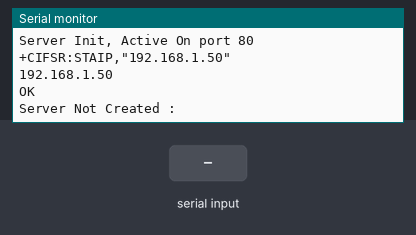
Simulated run of this sketch. Board: Arduino Mega 2560, built with avr-gcc and run on an emulated ATmega2560. Parts: the last lines printed to the serial monitor. Inputs (shaded band) come from the test bench. The modem accepts every AT command (registered, SIM ready, sends succeed) and sends nothing else.

Above: at 9.2 s.
9.3 s: "R" received over Serial
At 10.2 s:
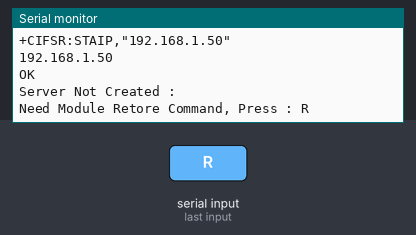
10.8 s: "WIFI DISCONNECT" received over Serial
At 12.0 s:
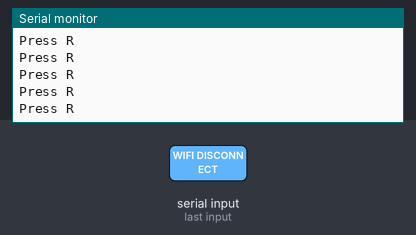
12.3 s: "R" received over Serial
At 13.61 s:
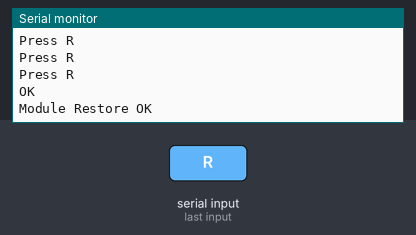

Measured:
- after the input at 9.3 s, the serial monitor: prints a new line at once (image 1)
- after the input at 10.8 s, the serial monitor: prints a new line at once (image 2)
- after the input at 12.3 s, the serial monitor: prints a new line after 1.0 s (image 3)

The sketch:

BasicEsp.ino
```cpp
#include <Stream.h>

String GlobalString;
int crnt_match_point = 0;
char wifi_disconnect_flag = 0;
char Closed_conn_count = 0;

void setup()
{// put your setup code here, to run once:
  Serial.begin(9600);
  Serial1.begin(115200);
  Serial.println("ESP_Module Testing...");
  delay(3000);

  if(AT_test(500))    Serial.println("ESP_Module Testing OK");
  else
  { Serial.println("Check ESP Module and Restart Arduino");
    while(true);
  }

  AT_RST(1000);
//AT_ECHO(1000);
  AT_CWMODE(3,500);
  AT_CIPMUX(1,500);
  AT_CIPSERVER(80,500);
  AT_CIFSR(2000);

}

void loop()
{  // put your main code here, to run repeatedly:
  NewData_for_Server();
  Module_Setting_restore();
  if(Serial.available() > 0)
  {   if(Serial.read() == 'R')
      {   wifi_disconnect_flag = 1;
       }
  }
  delay(20);
}

void NewData_for_Server(void)
{   if(Serial1.available() == 0) return;

    String data = "";
    char str_to_char_buff[50];
    data = readData(1000);
    Serial.println(data);

    if(compare_string(data,(char *)"+IPD",4))
    { data.toCharArray(str_to_char_buff,40);
      Serial.println(&str_to_char_buff[crnt_match_point+15]);

      if(compare_string(data,(char *)"CLOSED",6))
      { Serial.print("Connection Closed : ");
        Serial.println(Closed_conn_count,DEC);
        Closed_conn_count++;
        if(Closed_conn_count > 5)
        { Closed_conn_count = 0;
          wifi_disconnect_flag = 1;
        }
        return;
      }
      else
      { Send_Data(&str_to_char_buff[crnt_match_point+15]);
      }
    }
}

String MAIN_FRAME = "<html><button onClick='location.href=\"F1\"'>F1</button><button id=\"F2\" onClick='location.href=\"F2\"'>F2</button></html>";
String SEC_FRAME = "<h1>HELLO WORLD!</h1>";

void Send_Data(char *action_data)
{
  if(compare_string(action_data,(char *)"F1",2))
  { AT_CIPSEND(SEC_FRAME,1000);
    return;
  }
  else
  { AT_CIPSEND(MAIN_FRAME,1000);
    return;
  }
}

bool AT_CIPSEND(String Send_str,int resp_wait)
{ int Str_length = Send_str.length();
  String data = "";
  bool return_flag;

  Serial1.print("AT+CIPSEND=0,");
  Serial1.println(Str_length,DEC);
  data = readData(resp_wait);
  Serial.println(data);
  if(compare_string(data,(char *)">",1))
  { Serial1.println(Send_str);
    data = readData(1000);
    Serial.println(data);
    if(compare_string(data,(char *)"SEND OK",7))
    { Serial.println("Data Sent.");
      return_flag = true;
    }
    else
    { Serial.println("Data Sending Error...");
      return_flag = false;
    }
  }
  else
  { Serial.println("> Not Found");
    return_flag = false;
  }

  AT_CIPCLOSE(500);
  return return_flag;
}


void Module_Setting_restore(void)
{ if(wifi_disconnect_flag == 0) return;
  wifi_disconnect_flag = 0;

  Serial.println("Need Module Retore Command, Press : R");
  while(1)
  {  if(Serial.available() > 0)
      {   if(Serial.read() == 'R')   break;
          else   Serial.println("Press R");
      }
  }

  AT_RESTORE(1000);
  AT_RST(500);
  AT_CWMODE(3,500);
  AT_CIPMUX(1,500);
  AT_CIPSERVER(80,500);
  AT_CIFSR(1000);
}


bool AT_test(int resp_wait)
{ String data = "";
  Serial1.println("AT");
  data = readData(resp_wait);
  Serial.println(data);
  return(compare_string(data,(char *)"OK",2));
}

void AT_RST(int resp_wait)
{ String data = "";
  Serial1.println("AT+RST");
  data = readData(resp_wait);
  Serial.println(data);
  if(compare_string(data,(char *)"OK",2))    Serial.println("AT+RST OK");
  else                                       Serial.println("AT+RST Fail");
}


void AT_RESTORE(int resp_wait)
{ String data = "";
  Serial1.println("AT+RESTORE");
  data = readData(resp_wait);
  Serial.println(data);
  if(compare_string(data,(char *)"OK",2))    Serial.println("Module Restore OK");
  else                                       Serial.println("Module Restore Fail");
}

void AT_ECHO(int resp_wait)
{ String data = "";
  Serial1.println("ATE0");
  data = readData(resp_wait);
  Serial.println(data);
  if(compare_string(data,(char *)"OK",2))    Serial.println("ECHO OFF");
  else                                       Serial.println("ECHO ONN");
}
void AT_CWMODE(char Mode,int resp_wait)
{ String data = "";
  Serial1.print("AT+CWMODE=");
  Serial1.println(Mode,DEC);
  data = readData(resp_wait);
  Serial.println(data);
  if(compare_string(data,(char *)"OK",2))
  { Serial.print("MODE Changed to ");
    Serial.println(Mode,DEC);
  }
  else                                       Serial.println("Error In CWMODE");
}

void AT_CIPMUX(char Mode,int resp_wait)
{ String data = "";
  Serial1.print("AT+CIPMUX=");
  Serial1.println(Mode,DEC);
  data = readData(resp_wait);
  Serial.println(data);
  if(compare_string(data,(char *)"OK",2))
  { Serial.print("Multi Connection set to ");
    Serial.println(Mode,DEC);
  }
  else
    Serial.println("Multi Connection set Fail");
}

void AT_CIPSERVER(char port_num,int resp_wait)
{ String data = "";
  Serial1.print("AT+CIPSERVER=1,");
  Serial1.println(port_num,DEC);
  data = readData(resp_wait);
  Serial.println(data);
  if(compare_string(data,(char *)"OK",2))
  { Serial.print("Server Init, Active On port ");
    Serial.println(port_num,DEC);
  }
  else
    Serial.println("Server Init Fail");
}

void AT_CIFSR(int resp_wait)
{ String data = "";
  char str_to_char_buff[40];

  Serial1.println("AT+CIFSR");
  data = readData(resp_wait);
  Serial.println(data);
  if(compare_string(data,(char *)"APIP",4))    Serial.print("Server IP Address : ");
  else
  { Serial.println("Server Not Created : ");
    return false;
  }
  data.toCharArray(str_to_char_buff,36);
  Serial.println(&str_to_char_buff[crnt_match_point+6]);
}


void AT_CIPCLOSE(int resp_wait)
{ String data = "";
  Serial1.println("AT+CIPCLOSE=0");
  data = readData(resp_wait);
  Serial.println(data);
  if(compare_string(data,(char *)"CLOSED",6))     Serial.println("Connection Closed");
  else                                            Serial.println("Connection Closing Error");
}

void check_Wifi_connection(String main_str)
{ int main_str_length = 0,i = 0;
  main_str_length  = main_str.length();
  while(main_str_length != i)
  { if(main_str.substring(i,i + 15) == "WIFI DISCONNECT") wifi_disconnect_flag = 1;
    else    wifi_disconnect_flag = 0;
    i++;
  }
}


bool compare_string(String main_str,char *sub_str,char String2_size)
{ int main_str_length = 0,i = 0;
  main_str_length  = main_str.length();

  check_Wifi_connection(main_str);

  while(main_str_length != i)
  { if(main_str.substring(i,i + String2_size) == sub_str)
    { crnt_match_point = i;
      return true;
    }
    i++;
  }
  return false;
}

String readData(unsigned long timeout)
{   String data = "";
    unsigned long t = millis();
    while(millis() - t < timeout)
    { if(Serial1.available() > 0)
      {   char r = Serial1.read();
          data += r;
      }
    }
    return data;
}
```
